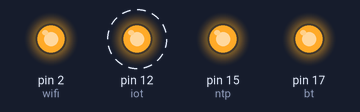
A sketch run on a simulated Arduino Uno, built with avr-gcc and run on an emulated ATmega328P. Shown: output pins drawn as LEDs (lit = HIGH). Dashed ring = blinking.

Above: at 0.6 s.
Timing chart, 0 to 5.8 s (numbered marks = the images above):
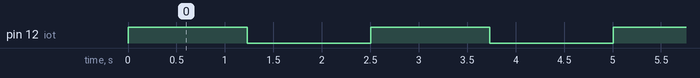

Measured:
- by itself, pin 12 (iot): alternates HIGH for 1.2 s and LOW for 1.3 s

The sketch:

analogWrite.ino
```cpp
int bt =17;
int wifi = 2;
int ntp = 15;
int iot = 12;

void setup() {
  Serial.begin(9600);
  pinMode(bt , OUTPUT);
  pinMode(wifi , OUTPUT);
  pinMode(ntp , OUTPUT);
  pinMode(iot , OUTPUT);
  digitalWrite(bt, HIGH);
  digitalWrite(wifi, HIGH);
  digitalWrite(ntp, HIGH);


}

void loop() {
  for (int i = 250 ;i > 0; i--){
  analogWrite(iot,i);
  delay(10);
  }

}
```
